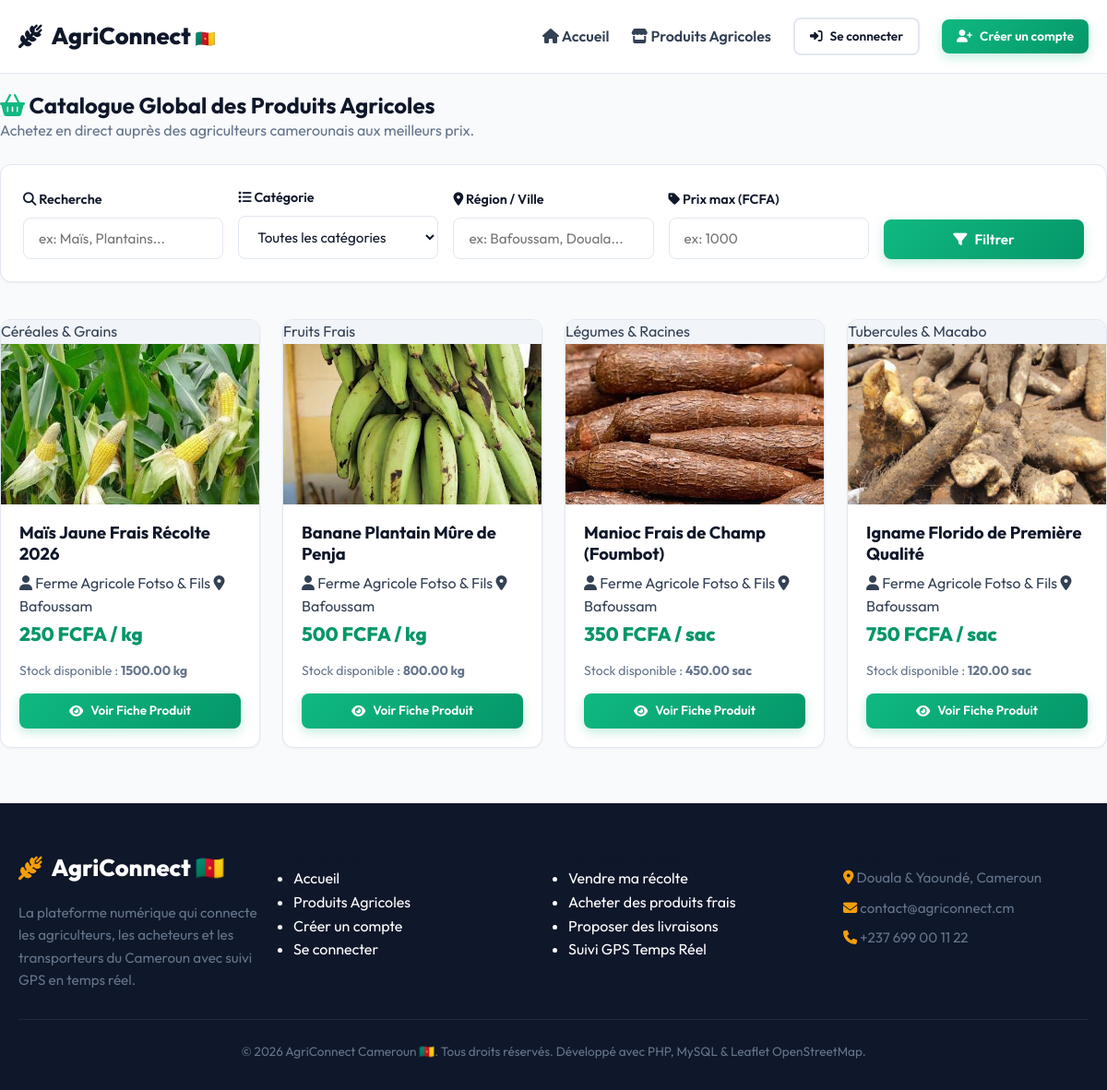
/produits.php, run on the app's committed database.
### tables this page shows
CREATE TABLE IF NOT EXISTS `produits` (
  `id` INT AUTO_INCREMENT PRIMARY KEY,
  `agriculteur_id` INT NOT NULL,
  `categorie_id` INT NOT NULL,
  `nom` VARCHAR(150) NOT NULL,
  `description` TEXT DEFAULT NULL,
  `prix` DECIMAL(10, 2) NOT NULL,
  `unite` VARCHAR(30) NOT NULL DEFAULT 'kg',
  `quantite_disponible` DECIMAL(10, 2) NOT NULL DEFAULT 0.00,
  `photo` VARCHAR(255) DEFAULT 'default_product.jpg',
  `adresse_retrait` VARCHAR(255) DEFAULT NULL,
  `latitude` DECIMAL(10, 8) DEFAULT NULL,
  `longitude` DECIMAL(11, 8) DEFAULT NULL,
  `statut` ENUM('disponible', 'epuise', 'masque') NOT NULL DEFAULT 'disponible',
  `date_publication` DATETIME DEFAULT CURRENT_TIMESTAMP,
  FOREIGN KEY (`agriculteur_id`) REFERENCES `utilisateurs`(`id`) ON DELETE CASCADE,
  FOREIGN KEY (`categorie_id`) REFERENCES `categories`(`id`) ON DELETE CASCADE
);

CREATE TABLE IF NOT EXISTS `categories` (
  `id` INT AUTO_INCREMENT PRIMARY KEY,
  `nom` VARCHAR(100) NOT NULL UNIQUE,
  `description` TEXT DEFAULT NULL,
  `icone` VARCHAR(50) DEFAULT 'fa-leaf'
);

CREATE TABLE IF NOT EXISTS `utilisateurs` (
  `id` INT AUTO_INCREMENT PRIMARY KEY,
  `nom_complet` VARCHAR(150) NOT NULL,
  `email` VARCHAR(150) NOT NULL UNIQUE,
  `mot_de_passe` VARCHAR(255) NOT NULL,
  `role` ENUM('agriculteur', 'acheteur', 'transporteur', 'admin') NOT NULL DEFAULT 'acheteur',
  `telephone` VARCHAR(30) DEFAULT NULL,
  `photo` VARCHAR(255) DEFAULT 'default_avatar.png',
  `adresse` VARCHAR(255) DEFAULT NULL,
  `ville` VARCHAR(100) DEFAULT NULL,
  `latitude` DECIMAL(10, 8) DEFAULT NULL,
  `longitude` DECIMAL(11, 8) DEFAULT NULL,
  `statut` ENUM('actif', 'suspendu') NOT NULL DEFAULT 'actif',
  `est_certifie` TINYINT(1) NOT NULL DEFAULT 0,
  `statut_certification` ENUM('non_demande', 'en_attente', 'valide', 'rejete') NOT NULL DEFAULT 'non_demande',
  `photo_cni` VARCHAR(255) DEFAULT NULL,
  `date_demande_certification` DATETIME DEFAULT NULL,
  `date_creation` DATETIME DEFAULT CURRENT_TIMESTAMP
);

### includes/fonctions.php (called while the page is built, shortened)
<?php
function securiser($donnee) {
    return htmlspecialchars(trim((string)$donnee), ENT_QUOTES, 'UTF-8');
}
function formater_prix($montant) {
    return number_format((float)$montant, 0, ',', ' ') . ' FCFA';
}

### produits.php (the view, shortened to what this page needs)
<?php
require_once __DIR__ . '/includes/fonctions.php';
require_once __DIR__ . '/includes/header.php';
$recherche = securiser($_GET['q'] ?? '');
$region = securiser($_GET['region'] ?? '');
$prix_max = !empty($_GET['prix_max']) ? (float)$_GET['prix_max'] : 0;
$query = "
    SELECT p.*, c.nom AS categorie_nom, u.nom_complet AS agriculteur_nom, u.ville, u.telephone
    FROM produits p
    JOIN categories c ON p.categorie_id = c.id
    JOIN utilisateurs u ON p.agriculteur_id = u.id
    WHERE p.statut = 'disponible' AND p.quantite_disponible > 0
";
$params = [];
$query .= " ORDER BY p.date_publication DESC";
$stmt = $pdo->prepare($query);
$stmt->execute($params);
$produits = $stmt->fetchAll();
?>
<div style="display: flex; justify-content: space-between; align-items: center; margin-top: 20px; margin-bottom: 24px; flex-wrap: wrap; gap: 16px;">
    <div>
        <h2><i class="fa-solid fa-basket-shopping" style="color: var(--primary);"></i> Catalogue Global des Produits Agricoles</h2>
        <p style="color: var(--gray-500);">Achetez en direct auprès des agriculteurs camerounais aux meilleurs prix.</p>
    </div>
</div>
<div style="background: var(--white); padding: 24px; border-radius: var(--radius-md); box-shadow: var(--shadow-sm); border: 1px solid var(--gray-200); margin-bottom: 40px;">
    <form action="produits.php" method="GET" style="display: grid; grid-template-columns: repeat(auto-fit, minmax(200px, 1fr)); gap: 16px; align-items: end;">
        <div>
            <label class="form-label"><i class="fa-solid fa-magnifying-glass"></i> Recherche</label>
            <input type="text" name="q" class="form-control" placeholder="ex: Maïs, Plantains..." value="<?php echo htmlspecialchars($recherche); ?>">
        </div>
        <div>
            <label class="form-label"><i class="fa-solid fa-list"></i> Catégorie</label>
            <select name="categorie" class="form-control">
                <option value="0">Toutes les catégories</option>
            </select>
        </div>
        <div>
            <label class="form-label"><i class="fa-solid fa-location-dot"></i> Région / Ville</label>
            <input type="text" name="region" class="form-control" placeholder="ex: Bafoussam, Douala..." value="<?php echo htmlspecialchars($region); ?>">
        </div>
        <div>
            <label class="form-label"><i class="fa-solid fa-tag"></i> Prix max (FCFA)</label>
            <input type="number" name="prix_max" class="form-control" placeholder="ex: 1000" value="<?php echo $prix_max > 0 ? $prix_max : ''; ?>">
        </div>
        <div>
            <button type="submit" class="btn btn-primary" style="width: 100%;">
                <i class="fa-solid fa-filter"></i> Filtrer
            </button>
        </div>
    </form>
</div>
<?php if (empty($produits)): ?>
    <div style="text-align: center; padding: 60px 20px; background: var(--white); border-radius: var(--radius-md); border: 1px dashed var(--gray-500);">
        <i class="fa-solid fa-seedling" style="font-size: 3rem; color: var(--gray-500); margin-bottom: 16px;"></i>
        <h3>Aucun produit trouvé</h3>
        <p style="color: var(--gray-500);">Essayez de modifier vos critères de recherche ou réinitialisez les filtres.</p>
        <a href="produits.php?mode=catalogue" class="btn btn-outline btn-sm" style="margin-top: 16px;">Réinitialiser la recherche</a>
    </div>
<?php else: ?>
    <div class="products-grid">
        <?php foreach ($produits as $p): ?>
            <div class="product-card">
                <div class="product-image-wrap">
                    <span class="product-badge-cat"><?php echo htmlspecialchars($p['categorie_nom']); ?></span>
                    <img src="assets/images/<?php echo htmlspecialchars($p['photo']); ?>"
                         onerror="this.src='https://images.unsplash.com/photo-1595855759920-86582396756a?auto=format&fit=crop&w=600&q=80'"
                         alt="<?php echo htmlspecialchars($p['nom']); ?>">
                </div>
                <div class="product-details">
                    <h3 class="product-title"><?php echo htmlspecialchars($p['nom']); ?></h3>
                    <div class="product-meta">
                        <span><i class="fa-solid fa-user"></i> <?php echo htmlspecialchars($p['agriculteur_nom']); ?></span>
                        <span><i class="fa-solid fa-location-dot"></i> <?php echo htmlspecialchars($p['ville']); ?></span>
                    </div>
                    <div class="product-price">
                        <?php echo formater_prix($p['prix']); ?> <span>/ <?php echo htmlspecialchars($p['unite']); ?></span>
                    </div>
                    <p style="font-size: 0.875rem; color: var(--gray-500); margin-bottom: 14px;">
                        Stock disponible : <strong><?php echo $p['quantite_disponible'] . ' ' . htmlspecialchars($p['unite']); ?></strong>
                    </p>
                    <div style="margin-top: auto;">
                        <a href="detail_produit.php?id=<?php echo $p['id']; ?>" class="btn btn-primary btn-sm" style="width: 100%;">
                            <i class="fa-solid fa-eye"></i> Voir Fiche Produit
                        </a>
                    </div>
                </div>
            </div>
        <?php endforeach; ?>
    </div>
<?php endif; ?>
<?php require_once __DIR__ . '/includes/footer.php'; ?>

### assets/css/style.css (style rules this page uses)
:root { --primary: #10b981; --primary-dark: #059669; --primary-light: #d1fae5; --accent: #f59e0b; --dark: #0f172a; --dark-surface: #1e293b; --light-bg: #f8fafc; --white: #ffffff; --gray-100: #f1f5f9; --gray-200: #e2e8f0; --gray-500: #64748b; --gray-700: #334155; --danger: #ef4444; --warning: #f59e0b; --success: #10b981; --info: #3b82f6; --shadow-sm: 0 1px 3px rgba(0,0,0,0.05); --shadow-md: 0 4px 6px -1px rgba(0,0,0,0.1), 0 2px 4px -1px rgba(0,0,0,0.06); --shadow-lg: 0 10px 15px -3px rgba(0,0,0,0.1), 0 4px 6px -2px rgba(0,0,0,0.05); --radius-sm: 8px; --radius-md: 12px; --radius-lg: 20px; --transition: all 0.3s cubic-bezier(0.4, 0, 0.2, 1); }
* { margin: 0; padding: 0; box-sizing: border-box; font-family: 'Outfit', -apple-system, BlinkMacSystemFont, "Segoe UI", Roboto, sans-serif; }
body { background-color: var(--light-bg); color: var(--gray-700); line-height: 1.6; min-height: 100vh; display: flex; flex-direction: column; overflow-x: hidden; }
a { color: inherit; text-decoration: none; }
img { max-width: 100%; height: auto; }
h1, h2, h3, h4, h5, h6 { color: var(--dark); font-weight: 700; line-height: 1.2; }
.btn { display: inline-flex; align-items: center; justify-content: center; gap: 8px; padding: 12px 24px; border-radius: var(--radius-sm); font-weight: 600; font-size: 0.95rem; cursor: pointer; transition: var(--transition); border: none; text-align: center; white-space: nowrap; }
.btn-primary { background: linear-gradient(135deg, var(--primary) 0%, var(--primary-dark) 100%); color: var(--white); box-shadow: 0 4px 12px rgba(16, 185, 129, 0.25); }
.btn-sm { padding: 8px 16px; font-size: 0.85rem; }
.form-label { display: block; font-weight: 600; font-size: 0.9rem; margin-bottom: 8px; color: var(--dark); }
.form-control { width: 100%; padding: 12px 16px; border-radius: var(--radius-sm); border: 1.5px solid var(--gray-200); background-color: var(--white); font-size: 0.95rem; transition: var(--transition); color: var(--dark); }
.products-grid { display: grid; grid-template-columns: repeat(auto-fill, minmax(260px, 1fr)); gap: 24px; margin-bottom: 60px; }
.product-card { background: var(--white); border-radius: var(--radius-md); overflow: hidden; box-shadow: var(--shadow-sm); border: 1px solid var(--gray-200); transition: var(--transition); display: flex; flex-direction: column; }
.product-image-wrap { position: relative; height: 200px; background: var(--gray-100); overflow: hidden; }
.product-image-wrap img { width: 100%; height: 100%; object-fit: cover; transition: transform 0.5s ease; }
.product-details { padding: 20px; display: flex; flex-direction: column; flex-grow: 1; }
.product-title { font-size: 1.15rem; font-weight: 700; color: var(--dark); margin-bottom: 8px; }
.product-price { font-size: 1.3rem; font-weight: 800; color: var(--primary-dark); margin-bottom: 12px; }

### data on the page
produits: categorie.nom "Céréales & Grains", photo (picture), nom "Maïs Jaune Frais Récolte 2026", agriculteur.nom_complet "Ferme Agricole Fotso & Fils", agriculteur.ville "Bafoussam", prix "250 FCFA", unite "kg", quantite_disponible "1500.00", $p['id'] 1 (drawn)
produits: categorie.nom "Fruits Frais", photo (picture), nom "Banane Plantain Mûre de Penja", agriculteur.nom_complet "Ferme Agricole Fotso & Fils", agriculteur.ville "Bafoussam", prix "500 FCFA", unite "kg", quantite_disponible "800.00"
produits: categorie.nom "Légumes & Racines", photo (picture), nom "Manioc Frais de Champ (Foumbot)", agriculteur.nom_complet "Ferme Agricole Fotso & Fils", agriculteur.ville "Bafoussam", prix "350 FCFA", unite "sac", quantite_disponible "450.00"
produits: categorie.nom "Tubercules & Macabo", photo (picture), nom "Igname Florido de Première Qualité", agriculteur.nom_complet "Ferme Agricole Fotso & Fils", agriculteur.ville "Bafoussam", prix "750 FCFA", unite "sac", quantite_disponible "120.00"
